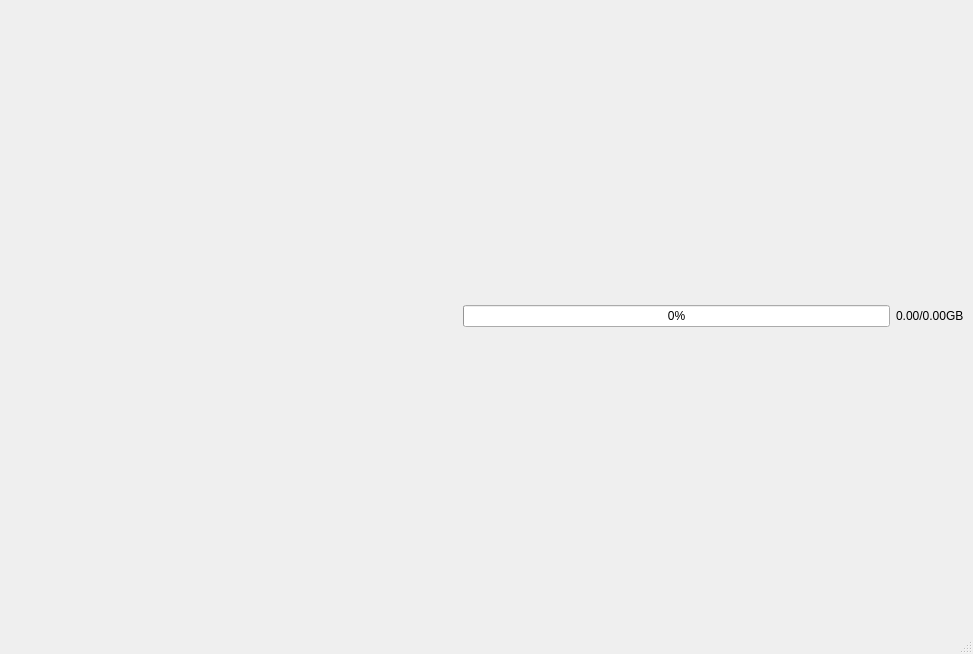
<?xml version="1.0" encoding="UTF-8"?>
<ui version="4.0">
 <class>MainWindow</class>
 <widget class="QMainWindow" name="MainWindow">
  <property name="geometry">
   <rect>
    <x>0</x>
    <y>0</y>
    <width>973</width>
    <height>654</height>
   </rect>
  </property>
  <property name="windowTitle">
   <string>REAL Video Enhancer</string>
  </property>
  <widget class="QWidget" name="centralwidget">
   <layout class="QGridLayout" name="gridLayout_2">
    <item row="0" column="0">
     <layout class="QVBoxLayout" name="verticalLayout_4">
      <item>
       <layout class="QVBoxLayout" name="verticalLayout_2">
        <item>
         <layout class="QHBoxLayout" name="horizontalLayout_2">
          <item>
           <widget class="QFrame" name="frame">
            <property name="frameShape">
             <enum>QFrame::NoFrame</enum>
            </property>
            <property name="frameShadow">
             <enum>QFrame::Raised</enum>
            </property>
            <property name="lineWidth">
             <number>0</number>
            </property>
            <layout class="QHBoxLayout" name="horizontalLayout">
             <item>
              <spacer name="horizontalSpacer">
               <property name="orientation">
                <enum>Qt::Horizontal</enum>
               </property>
               <property name="sizeHint" stdset="0">
                <size>
                 <width>40</width>
                 <height>20</height>
                </size>
               </property>
              </spacer>
             </item>
             <item>
              <widget class="QLabel" name="logoPreview">
               <property name="text">
                <string/>
               </property>
              </widget>
             </item>
             <item>
              <spacer name="horizontalSpacer_2">
               <property name="orientation">
                <enum>Qt::Horizontal</enum>
               </property>
               <property name="sizeHint" stdset="0">
                <size>
                 <width>40</width>
                 <height>20</height>
                </size>
               </property>
              </spacer>
             </item>
            </layout>
           </widget>
          </item>
          <item>
           <layout class="QVBoxLayout" name="verticalLayout_6"/>
          </item>
          <item>
           <spacer name="verticalSpacer">
            <property name="orientation">
             <enum>Qt::Vertical</enum>
            </property>
            <property name="sizeHint" stdset="0">
             <size>
              <width>20</width>
              <height>40</height>
             </size>
            </property>
           </spacer>
          </item>
          <item>
           <widget class="QProgressBar" name="downloadProgressBar">
            <property name="value">
             <number>0</number>
            </property>
           </widget>
          </item>
          <item>
           <widget class="QLabel" name="gbLabel">
            <property name="text">
             <string>0.00/0.00GB</string>
            </property>
           </widget>
          </item>
         </layout>
        </item>
       </layout>
      </item>
     </layout>
    </item>
   </layout>
  </widget>
  <widget class="QStatusBar" name="statusbar"/>
 </widget>
 <resources/>
 <connections/>
</ui>
